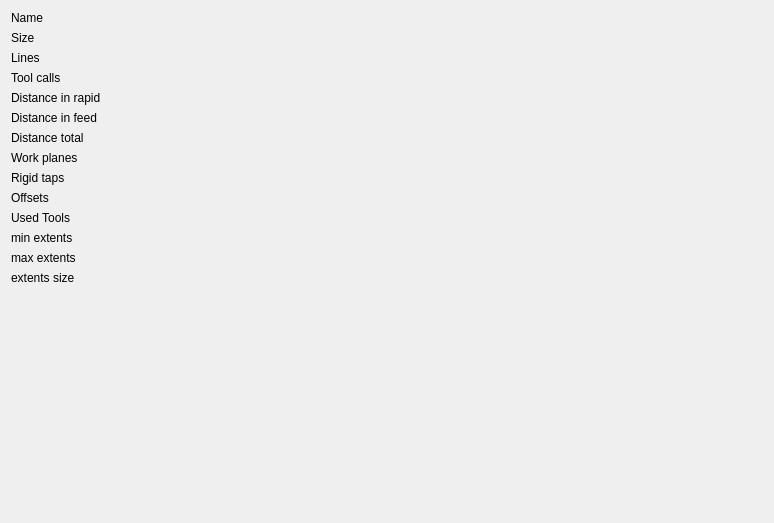
<?xml version="1.0" encoding="UTF-8"?>
<ui version="4.0">
 <class>Form</class>
 <widget class="QWidget" name="Form">
  <property name="geometry">
   <rect>
    <x>0</x>
    <y>0</y>
    <width>774</width>
    <height>523</height>
   </rect>
  </property>
  <property name="windowTitle">
   <string>Form</string>
  </property>
  <layout class="QVBoxLayout" name="verticalLayout">
   <item>
    <layout class="QFormLayout" name="formLayout">
     <item row="0" column="1">
      <widget class="StatusLabel" name="statuslabel">
       <property name="rules" stdset="0">
        <string>[{&quot;name&quot;: &quot;file_name&quot;, &quot;property&quot;: &quot;Text&quot;, &quot;expression&quot;: &quot;ch[0]&quot;, &quot;channels&quot;: [{&quot;url&quot;: &quot;gcode_properties:file_name&quot;, &quot;trigger&quot;: true}]}]</string>
       </property>
      </widget>
     </item>
     <item row="1" column="0">
      <widget class="QLabel" name="label_3">
       <property name="text">
        <string>Size</string>
       </property>
      </widget>
     </item>
     <item row="1" column="1">
      <widget class="StatusLabel" name="statuslabel_3">
       <property name="rules" stdset="0">
        <string>[{&quot;name&quot;: &quot;file_size&quot;, &quot;property&quot;: &quot;Text&quot;, &quot;expression&quot;: &quot;f\&quot;{ch[0]/1024:.2f} kB\&quot;&quot;, &quot;channels&quot;: [{&quot;url&quot;: &quot;gcode_properties:file_size&quot;, &quot;trigger&quot;: true}]}]</string>
       </property>
      </widget>
     </item>
     <item row="2" column="0">
      <widget class="QLabel" name="label_5">
       <property name="text">
        <string>Lines</string>
       </property>
      </widget>
     </item>
     <item row="2" column="1">
      <widget class="StatusLabel" name="statuslabel_4">
       <property name="rules" stdset="0">
        <string>[{&quot;name&quot;: &quot;file lines&quot;, &quot;property&quot;: &quot;Text&quot;, &quot;expression&quot;: &quot;f\&quot;{ch[0]}\&quot;&quot;, &quot;channels&quot;: [{&quot;url&quot;: &quot;gcode_properties:file_lines&quot;, &quot;trigger&quot;: true}]}]</string>
       </property>
      </widget>
     </item>
     <item row="3" column="0">
      <widget class="QLabel" name="label_6">
       <property name="text">
        <string>Tool calls</string>
       </property>
      </widget>
     </item>
     <item row="3" column="1">
      <widget class="StatusLabel" name="statuslabel_5">
       <property name="rules" stdset="0">
        <string>[{&quot;name&quot;: &quot;tool_calls&quot;, &quot;property&quot;: &quot;Text&quot;, &quot;expression&quot;: &quot;f\&quot;{ch[0]}\&quot;&quot;, &quot;channels&quot;: [{&quot;url&quot;: &quot;gcode_properties:tool_calls_num&quot;, &quot;trigger&quot;: true}]}]</string>
       </property>
      </widget>
     </item>
     <item row="4" column="0">
      <widget class="QLabel" name="label_7">
       <property name="text">
        <string>Distance in rapid</string>
       </property>
      </widget>
     </item>
     <item row="4" column="1">
      <widget class="StatusLabel" name="statuslabel_6">
       <property name="rules" stdset="0">
        <string>[{&quot;name&quot;: &quot;path_rapids&quot;, &quot;property&quot;: &quot;Text&quot;, &quot;expression&quot;: &quot;f\&quot;{ch[0]:.2f}\&quot;&quot;, &quot;channels&quot;: [{&quot;url&quot;: &quot;gcode_properties:file_rapid_distance&quot;, &quot;trigger&quot;: true}]}]</string>
       </property>
      </widget>
     </item>
     <item row="5" column="0">
      <widget class="QLabel" name="label_8">
       <property name="text">
        <string>Distance in feed</string>
       </property>
      </widget>
     </item>
     <item row="5" column="1">
      <widget class="StatusLabel" name="statuslabel_7">
       <property name="rules" stdset="0">
        <string>[{&quot;name&quot;: &quot;path_feed&quot;, &quot;property&quot;: &quot;Text&quot;, &quot;expression&quot;: &quot;f\&quot;{ch[0]:.2f}\&quot;&quot;, &quot;channels&quot;: [{&quot;url&quot;: &quot;gcode_properties:file_feed_distance&quot;, &quot;trigger&quot;: true}]}]</string>
       </property>
      </widget>
     </item>
     <item row="6" column="0">
      <widget class="QLabel" name="label_9">
       <property name="text">
        <string>Distance total</string>
       </property>
      </widget>
     </item>
     <item row="6" column="1">
      <widget class="StatusLabel" name="statuslabel_8">
       <property name="rules" stdset="0">
        <string>[{&quot;name&quot;: &quot;path_feed&quot;, &quot;property&quot;: &quot;Text&quot;, &quot;expression&quot;: &quot;f\&quot;{ch[0] + ch[1]:.2f}\&quot;&quot;, &quot;channels&quot;: [{&quot;url&quot;: &quot;gcode_properties:file_feed_distance&quot;, &quot;trigger&quot;: true}, {&quot;url&quot;: &quot;gcode_properties:file_rapid_distance&quot;, &quot;trigger&quot;: true}]}]</string>
       </property>
      </widget>
     </item>
     <item row="7" column="0">
      <widget class="QLabel" name="label_10">
       <property name="text">
        <string>Work planes</string>
       </property>
      </widget>
     </item>
     <item row="7" column="1">
      <widget class="StatusLabel" name="statuslabel_18">
       <property name="rules" stdset="0">
        <string>[{&quot;name&quot;: &quot;work_planes&quot;, &quot;property&quot;: &quot;Text&quot;, &quot;expression&quot;: &quot;f\&quot;{ch[0]}\&quot;&quot;, &quot;channels&quot;: [{&quot;url&quot;: &quot;gcode_properties:file_work_planes&quot;, &quot;trigger&quot;: true}]}]</string>
       </property>
      </widget>
     </item>
     <item row="8" column="0">
      <widget class="QLabel" name="label_11">
       <property name="text">
        <string>Rigid taps</string>
       </property>
      </widget>
     </item>
     <item row="8" column="1">
      <widget class="StatusLabel" name="statuslabel_19">
       <property name="rules" stdset="0">
        <string>[{&quot;name&quot;: &quot;rigid_taps&quot;, &quot;property&quot;: &quot;Text&quot;, &quot;expression&quot;: &quot;f\&quot;{ch[0]}\&quot;&quot;, &quot;channels&quot;: [{&quot;url&quot;: &quot;gcode_properties:file_rigid_taps&quot;, &quot;trigger&quot;: true}]}]</string>
       </property>
      </widget>
     </item>
     <item row="9" column="1">
      <widget class="StatusLabel" name="statuslabel_20">
       <property name="rules" stdset="0">
        <string>[{&quot;name&quot;: &quot;offset_changes&quot;, &quot;property&quot;: &quot;Text&quot;, &quot;expression&quot;: &quot;f\&quot;{ch[0]}\&quot;&quot;, &quot;channels&quot;: [{&quot;url&quot;: &quot;gcode_properties:file_offsets&quot;, &quot;trigger&quot;: true}]}]</string>
       </property>
      </widget>
     </item>
     <item row="0" column="0">
      <widget class="QLabel" name="label_2">
       <property name="text">
        <string>Name</string>
       </property>
      </widget>
     </item>
     <item row="9" column="0">
      <widget class="QLabel" name="label_12">
       <property name="text">
        <string>Offsets</string>
       </property>
      </widget>
     </item>
     <item row="10" column="0">
      <widget class="QLabel" name="label_13">
       <property name="text">
        <string>Used Tools</string>
       </property>
      </widget>
     </item>
     <item row="10" column="1">
      <widget class="StatusLabel" name="statuslabel_21">
       <property name="rules" stdset="0">
        <string>[{&quot;name&quot;: &quot;offset_changes&quot;, &quot;property&quot;: &quot;Text&quot;, &quot;expression&quot;: &quot;f\&quot;{ch[0]}\&quot;&quot;, &quot;channels&quot;: [{&quot;url&quot;: &quot;gcode_properties:tools&quot;, &quot;trigger&quot;: true}]}]</string>
       </property>
      </widget>
     </item>
     <item row="11" column="0">
      <widget class="QLabel" name="label_14">
       <property name="text">
        <string>min extents</string>
       </property>
      </widget>
     </item>
     <item row="11" column="1">
      <widget class="StatusLabel" name="statuslabel_22">
       <property name="rules" stdset="0">
        <string>[{&quot;name&quot;: &quot;mix_extents&quot;, &quot;property&quot;: &quot;Text&quot;, &quot;expression&quot;: &quot;f\&quot;{ch[0]}\&quot;&quot;, &quot;channels&quot;: [{&quot;url&quot;: &quot;gcode_properties:min_extents&quot;, &quot;trigger&quot;: true}]}]</string>
       </property>
      </widget>
     </item>
     <item row="12" column="0">
      <widget class="QLabel" name="label_15">
       <property name="text">
        <string>max extents</string>
       </property>
      </widget>
     </item>
     <item row="12" column="1">
      <widget class="StatusLabel" name="statuslabel_23">
       <property name="rules" stdset="0">
        <string>[{&quot;name&quot;: &quot;max_extents&quot;, &quot;property&quot;: &quot;Text&quot;, &quot;expression&quot;: &quot;f\&quot;{ch[0]}\&quot;&quot;, &quot;channels&quot;: [{&quot;url&quot;: &quot;gcode_properties:max_extents&quot;, &quot;trigger&quot;: true}]}]</string>
       </property>
      </widget>
     </item>
     <item row="13" column="0">
      <widget class="QLabel" name="label_16">
       <property name="text">
        <string>extents size</string>
       </property>
      </widget>
     </item>
     <item row="13" column="1">
      <widget class="StatusLabel" name="statuslabel_24">
       <property name="rules" stdset="0">
        <string>[{&quot;name&quot;: &quot;extents_size&quot;, &quot;property&quot;: &quot;Text&quot;, &quot;expression&quot;: &quot;f\&quot;{ch[0]}\&quot;&quot;, &quot;channels&quot;: [{&quot;url&quot;: &quot;gcode_properties:extents_size&quot;, &quot;trigger&quot;: true}]}]</string>
       </property>
      </widget>
     </item>
    </layout>
   </item>
  </layout>
 </widget>
 <customwidgets>
  <customwidget>
   <class>StatusLabel</class>
   <extends>QLabel</extends>
   <header>qtpyvcp.widgets.display_widgets.status_label</header>
  </customwidget>
 </customwidgets>
 <resources/>
 <connections/>
</ui>
